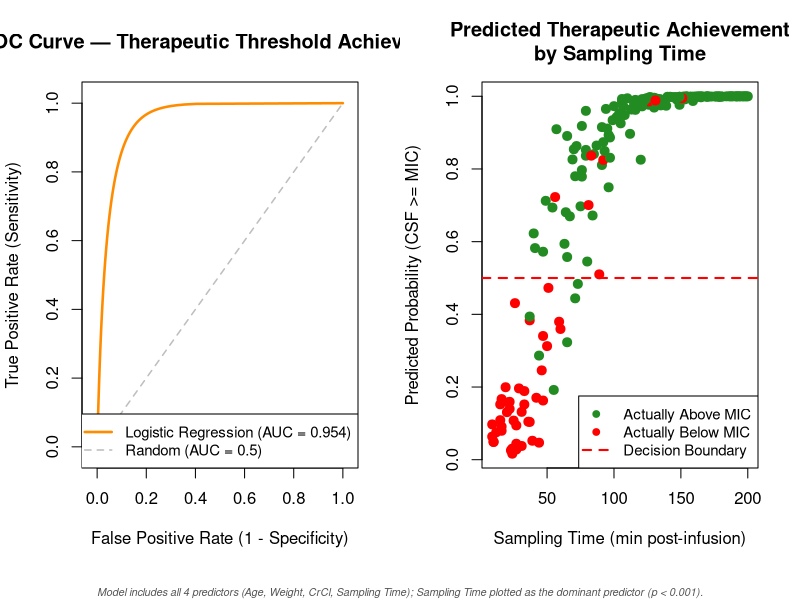
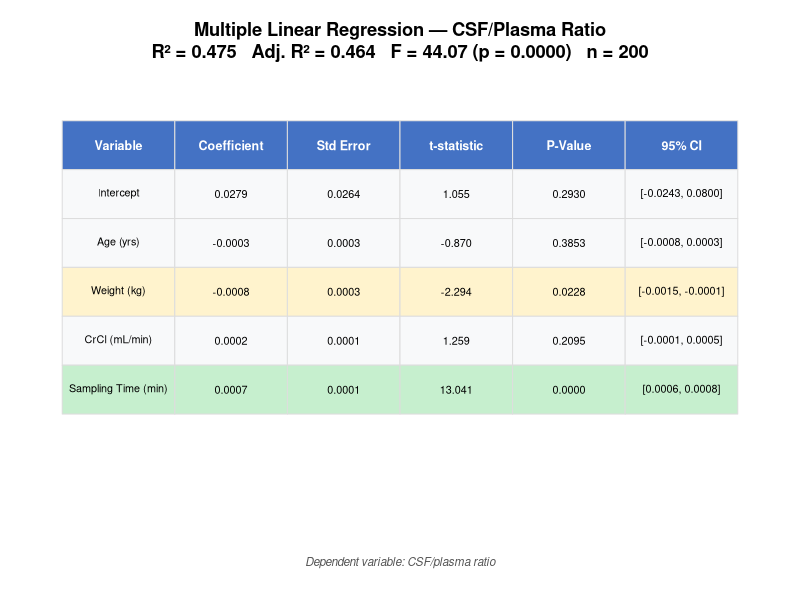

Reproduce these figures in R, in order.
# ==============================================================================
# Statistical Analysis: Doripenem BBB Penetration Study (R)
# ==============================================================================
# Based on: Margetis et al. (2011) "Penetration of Intact Blood-Brain Barrier
#           by Doripenem" — Antimicrob Agents Chemother, 55(7):3637-3638
#           https://pmc.ncbi.nlm.nih.gov/articles/PMC3122383/
#
# Analyses performed (NOT in the original paper):
#   Part A — Correlation & Multiple Linear Regression
#   Part B — Logistic Regression for Therapeutic Threshold + ROC/AUC
#
# Variables analysed: age, weight, creatinine clearance, sampling time,
#                     CSF/plasma ratio.
# Dataset: Synthetic (n=200), consistent with published PK profiles.
# ==============================================================================

# --- Install packages if needed ---
required_pkgs <- c("pROC")
for (pkg in required_pkgs) {
  if (!requireNamespace(pkg, quietly = TRUE)) {
    install.packages(pkg, repos = "https://cloud.r-project.org", quiet = TRUE)
  }
}

library(pROC)

# ==============================================================================
# 0. LOAD DATA
# ==============================================================================
df <- read.csv("doripenem_bbb_synthetic_data.csv", stringsAsFactors = FALSE)

cat("======================================================================\n")
cat("DORIPENEM BBB PENETRATION — STATISTICAL ANALYSIS (R)\n")
cat("======================================================================\n\n")
cat(sprintf("Dataset: n = %d patients\n", nrow(df)))
cat(sprintf("Therapeutic threshold met (CSF >= 0.25 ug/ml): %d/%d (%.1f%%)\n\n",
            sum(df$therapeutic_threshold_met), nrow(df),
            100 * mean(df$therapeutic_threshold_met)))

# ==============================================================================
# DEFINE ANALYSIS VARIABLES
# ==============================================================================
# Display labels for clean figure output
var_labels <- c(
  "age_years" = "Age (yrs)",
  "weight_kg" = "Weight (kg)",
  "creatinine_clearance_ml_min" = "CrCl (mL/min)",
  "sampling_time_min" = "Sampling Time (min)",
  "csf_plasma_ratio" = "CSF/Plasma Ratio",
  "(Intercept)" = "Intercept"
)

# Five core variables used consistently across all analyses
analysis_vars <- c("age_years", "weight_kg", "creatinine_clearance_ml_min",
                   "sampling_time_min", "csf_plasma_ratio")
# Predictors for regression models (all except the outcome)
predictor_vars <- c("age_years", "weight_kg", "creatinine_clearance_ml_min",
                    "sampling_time_min")

# ==============================================================================
# PART A: CORRELATION ANALYSIS & MULTIPLE LINEAR REGRESSION
# ==============================================================================
cat("\n======================================================================\n")
cat("PART A: CORRELATION ANALYSIS & MULTIPLE LINEAR REGRESSION\n")
cat("======================================================================\n")

# --- A1: Pearson Correlation Matrix ---
cat("\n--- A1: Pearson Correlation Matrix ---\n\n")
corr_matrix <- cor(df[, analysis_vars], method = "pearson")
print(round(corr_matrix, 3))

# --- A2: Spearman Correlations ---
cat("\n--- A2: Spearman Rank Correlations (CSF/plasma ratio vs. covariates) ---\n\n")
for (v in predictor_vars) {
  test <- cor.test(df[[v]], df$csf_plasma_ratio, method = "spearman", exact = FALSE)
  sig <- ifelse(test$p.value < 0.001, "***",
         ifelse(test$p.value < 0.01, "**",
         ifelse(test$p.value < 0.05, "*", "ns")))
  cat(sprintf("  CSF/plasma ratio vs %35s: rho = %+.3f, p = %.4f %s\n",
              v, test$estimate, test$p.value, sig))
}

# --- A3: Multiple Linear Regression ---
cat("\n--- A3: Multiple Linear Regression ---\n")
cat("    Outcome: CSF/Plasma Ratio\n")
cat("    Predictors: age, weight, CrCl, sampling_time\n\n")

ols_model <- lm(csf_plasma_ratio ~ age_years + weight_kg +
                  creatinine_clearance_ml_min + sampling_time_min, data = df)
print(summary(ols_model))

# NOTE: Figure 1 (correlation heatmap + scatter) is generated by analysis.py

# ==============================================================================
# PART B: LOGISTIC REGRESSION — THERAPEUTIC THRESHOLD
# ==============================================================================
cat("\n\n======================================================================\n")
cat("PART B: LOGISTIC REGRESSION — THERAPEUTIC THRESHOLD ACHIEVEMENT\n")
cat("======================================================================\n")
cat("\n    Outcome: CSF >= 0.25 ug/ml (binary)\n")
cat("    Predictors: age, weight, CrCl, sampling_time\n\n")

# --- B1: Logistic Regression ---
logit_model <- glm(therapeutic_threshold_met ~ age_years + weight_kg +
                     creatinine_clearance_ml_min + sampling_time_min,
                   data = df, family = binomial(link = "logit"))
print(summary(logit_model))

# Odds ratios with 95% CI
cat("\n--- Odds Ratios with 95% CI ---\n\n")
or <- exp(coef(logit_model))
ci <- exp(confint(logit_model))
or_table <- data.frame(
  Odds_Ratio = round(or, 4),
  OR_lower_95 = round(ci[, 1], 4),
  OR_upper_95 = round(ci[, 2], 4),
  p_value = round(summary(logit_model)$coefficients[, 4], 4)
)
print(or_table)

# --- B2: ROC Curve & AUC ---
pred_prob <- predict(logit_model, type = "response")
roc_obj <- roc(df$therapeutic_threshold_met, pred_prob, quiet = TRUE)
auc_val <- auc(roc_obj)

cat(sprintf("\n--- ROC Analysis ---\n"))
cat(sprintf("  AUC = %.3f\n", auc_val))

# --- Figure 5: ROC Plot ---
png("figure5_logistic_regression.png", width = 1600, height = 720, res = 150)
par(mfrow = c(1, 2), oma = c(1.5, 0, 0, 0))

# Smoothed ROC curve using binormal method, plotted manually
roc_smooth <- smooth(roc_obj, method = "binormal")
smooth_fpr <- 1 - roc_smooth$specificities
smooth_tpr <- roc_smooth$sensitivities
ord <- order(smooth_fpr)

plot(NA, xlim = c(-0.02, 1.02), ylim = c(-0.02, 1.02),
     main = "ROC Curve — Therapeutic Threshold Achievement",
     xlab = "False Positive Rate (1 - Specificity)",
     ylab = "True Positive Rate (Sensitivity)")
segments(0, 0, 1, 1, col = "gray", lty = 2, lwd = 1.5)
lines(smooth_fpr[ord], smooth_tpr[ord], col = "darkorange", lwd = 2.5)
legend("bottomright",
       legend = c(sprintf("Logistic Regression (AUC = %.3f)", auc_val),
                  "Random (AUC = 0.5)"),
       col = c("darkorange", "gray"), lty = c(1, 2), lwd = c(2.5, 1.5),
       cex = 0.9)

# Predicted probability by sampling time
plot(df$sampling_time_min, pred_prob,
     col = ifelse(df$therapeutic_threshold_met == 1, "forestgreen", "red"),
     pch = 19, cex = 1.2,
     xlab = "Sampling Time (min post-infusion)",
     ylab = "Predicted Probability (CSF >= MIC)",
     main = "Predicted Therapeutic Achievement\nby Sampling Time")
abline(h = 0.5, col = "red", lty = 2, lwd = 2)
legend("bottomright",
       legend = c("Actually Above MIC", "Actually Below MIC", "Decision Boundary"),
       col = c("forestgreen", "red", "red"),
       pch = c(19, 19, NA), lty = c(NA, NA, 2), lwd = c(NA, NA, 2),
       cex = 0.9)

mtext("Model includes all 4 predictors (Age, Weight, CrCl, Sampling Time); Sampling Time plotted as the dominant predictor (p < 0.001).",
      side = 1, line = 0.5, cex = 0.65, font = 3, col = "#555555", outer = TRUE)

dev.off()
cat("\nSaved: figure5_logistic_regression.png\n")

# ==============================================================================
# Figure 3: Full OLS Regression Summary Table
# ==============================================================================
ols_summary <- summary(ols_model)
ols_coefs <- ols_summary$coefficients
ols_ci <- confint(ols_model)

ols_tab <- data.frame(
  Variable = ifelse(rownames(ols_coefs) %in% names(var_labels),
                    var_labels[rownames(ols_coefs)], rownames(ols_coefs)),
  Coefficient = sprintf("%.4f", ols_coefs[, "Estimate"]),
  Std_Error = sprintf("%.4f", ols_coefs[, "Std. Error"]),
  t_statistic = sprintf("%.3f", ols_coefs[, "t value"]),
  P_Value = sprintf("%.4f", ols_coefs[, "Pr(>|t|)"]),
  CI_95 = sprintf("[%.4f, %.4f]", ols_ci[, 1], ols_ci[, 2]),
  stringsAsFactors = FALSE
)

png("figure3_ols_summary.png", width = 1400, height = 450, res = 150)
par(mar = c(4, 1, 4, 1))
plot.new()

title(main = sprintf("Multiple Linear Regression — CSF/Plasma Ratio\nR² = %.3f   Adj. R² = %.3f   F = %.2f (p = %.4f)   n = %d",
                      ols_summary$r.squared, ols_summary$adj.r.squared,
                      ols_summary$fstatistic[1],
                      pf(ols_summary$fstatistic[1], ols_summary$fstatistic[2], ols_summary$fstatistic[3], lower.tail = FALSE),
                      nrow(df)),
      cex.main = 1.1, font.main = 2)

col_names <- c("Variable", "Coefficient", "Std Error", "t-statistic", "P-Value", "95% CI")
n_rows <- nrow(ols_tab)
n_cols <- length(col_names)

x_positions <- seq(0.02, 0.98, length.out = n_cols + 1)
y_start <- 0.82
row_height <- 0.12

# Header
for (j in 1:n_cols) {
  rect(x_positions[j], y_start, x_positions[j + 1], y_start + row_height,
       col = "#4472c4", border = "#dddddd")
  text((x_positions[j] + x_positions[j + 1]) / 2, y_start + row_height / 2,
       col_names[j], col = "white", font = 2, cex = 0.75)
}

# Data rows
for (i in 1:n_rows) {
  y_pos <- y_start - i * row_height
  p_val <- ols_coefs[i, "Pr(>|t|)"]
  bg_col <- ifelse(p_val < 0.001, "#c6efce", ifelse(p_val < 0.05, "#fff3cd", "#f8f9fa"))
  row_data <- c(ols_tab$Variable[i], ols_tab$Coefficient[i], ols_tab$Std_Error[i],
                ols_tab$t_statistic[i], ols_tab$P_Value[i], ols_tab$CI_95[i])
  for (j in 1:n_cols) {
    rect(x_positions[j], y_pos, x_positions[j + 1], y_pos + row_height,
         col = bg_col, border = "#dddddd")
    text((x_positions[j] + x_positions[j + 1]) / 2, y_pos + row_height / 2,
         row_data[j], cex = 0.65)
  }
}

mtext("Dependent variable: CSF/plasma ratio", side = 1, line = 1.5,
      cex = 0.7, font = 3, col = "#555555")

dev.off()
cat("Saved: figure3_ols_summary.png\n")

# NOTE: Figure 2 (p-value summary) and Figure 4 (odds ratios + forest plot)
#       are generated by analysis.py

# ==============================================================================
# SUMMARY
# ==============================================================================
cat("\n\n======================================================================\n")
cat("ANALYSIS COMPLETE\n")
cat("======================================================================\n")
cat("
Files generated (R):
  - figure3_ols_summary.png            (full OLS regression table)
  - figure5_logistic_regression.png    (ROC curve + probability plot)

Files generated by analysis.py:
  - figure1_correlation_analysis.png   (heatmap + scatter plot)
  - figure2_pvalue_summary.png         (comprehensive p-value table)
  - figure4_odds_ratios.png            (odds ratios + forest plot)

Analyses performed:
  Part A: Pearson & Spearman correlations, Multiple Linear Regression (OLS)
  Part B: Logistic Regression with odds ratios, ROC/AUC
\n")
